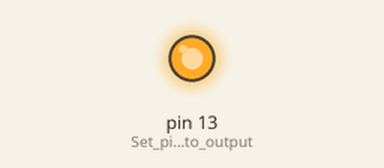
Bench run of a sketch on a simulated Arduino Uno, built with avr-gcc and run on an emulated ATmega328P. On the bench: output pins drawn as LEDs (lit = HIGH).

Above: at 0.1 s.
At 38.1 s:
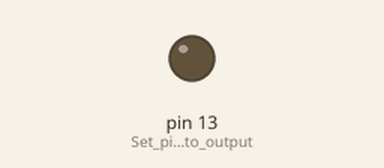
Timing chart, 0 to 40.0 s (numbered marks = the images above):
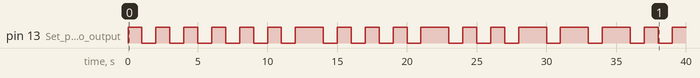

The sketch:

morseLED.ino
```cpp
/*

An LED connected to pin 13 blinks a message in morse code. Repeats forever.

*/

/* Morse code
A .-    N -.    1 .---- ?..--..
B -...  O ---   2 ..--- ! -.-.--
C -.-.  P .--.  3 ...-- . .-.-.-
D -..   Q --.-  4 ....- ,--..--
E .     R .-.   5 .....
F ..-.  S ...   6 -....
G --.   T -     7 --...
H ....  U ..-   8 ---..
I ..    V ...-  9 ----.
J .---  W .--   0 -----
K -.-   X -..-
L .-..  Y -.--
M --    Z --..

*/

void setup() {

  pinMode(13, OUTPUT);      // Set pin 13 to output

}

void dot(uint16_t num){

    for(int i = 0; i<num; i++){
        digitalWrite(13, HIGH);  // Turn on the LED
        delay(1000);             // Wait for one seconds
        digitalWrite(13, LOW);   // Turn off the LED
        delay(1000);             // Wait for one seconds
    }

}

void dash(uint16_t num){

    for(int i = 0; i< num; i++){
        digitalWrite(13, HIGH);  // Turn on the LED
        delay(2000);             // Wait for two seconds
        digitalWrite(13, LOW);   // Turn off the LED
        delay(1000);             // Wait for one seconds
    }
}


void A(){
    dot(1);
    dash(1);
}

void B(){
    dash(1);
    dot(3);
}

void C(){
    dash(1);
    dot(1);
    dash(1);
    dot(1);
}

void D(){
    dash(1);
    dot(2);
}

void E(){
    dot(1);
}

void f(){
    dot(2);
    dash(1);
    dot(1);
}

void G(){
    dash(2);
    dot(1);
}

void H(){
    dot(4);
}

void I(){
    dot(2);
}

void J(){
    dot(1);
    dash(3);
}

void K(){
    dash(1);
    dot(1);
    dash(1);
}

void L(){
    dot(1);
    dash(1);
    dot(2);
}

void M(){
    dash(2);
}

void N(){
    dash(1);
    dot(1);
}

void O(){
    dash(3);
}

void P(){
    dot(1);
    dash(2);
    dot(1);
}

void Q(){
    dash(2);
    dot(1);
    dash(1);
}

void R(){
    dot(1);
    dash(2);
    dot(1);
}

void S(){
    dot(3);
}

void T(){
    dash(1);
}

void U(){
    dot(2);
    dash(1);
}

void V(){
    dot(3);
    dash(1);
}

void W(){
    dot(1);
    dash(2);
}

void X(){
    dash(1);
    dot(2);
    dash(1);
}

void Y(){
    dash(1);
    dot(1);
    dash(2);
}

void Z(){
    dash(2);
    dot(2);
}

void exclamation(){
    dash(1);
    dot(1);
    dash(1);
    dot(1);
    dash(2);
}

/*Input a message!*/
void loop(){

    H();
    E();
    L();
    L();
    O();

    W();
    O();
    R();
    L();
    D();
    exclamation();
}
```

Measured:
- by itself, pin 13 (Set_pin_13_to_output): LOW → HIGH at 0.00 s, → LOW 1.0 s later, → HIGH 1.0 s later, → LOW 1.0 s later, … (35 changes in this stretch)
